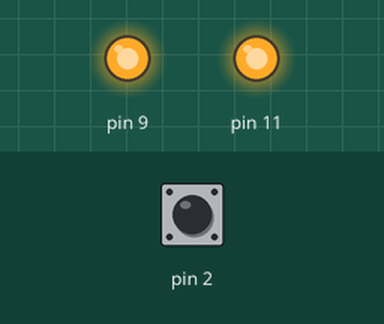
Bench run of a sketch on a simulated Arduino Uno, built with avr-gcc and run on an emulated ATmega328P. Parts: output pins drawn as LEDs (lit = HIGH). The inputs (shaded band) are chosen by the test bench; at power-on: pin 2 HIGH.

Above: at 1.2 s.
1.3 s: pin 2 pulled LOW for 0.15 s
At 3.8 s:
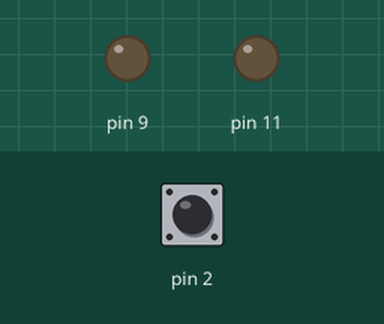
4.4 s: pin 2 pulled LOW for 1 s
At 4.4 s:
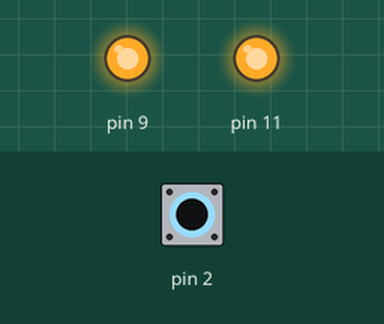
8.4 s: pin 2 pulled LOW for 3.2 s
At 13.34 s:
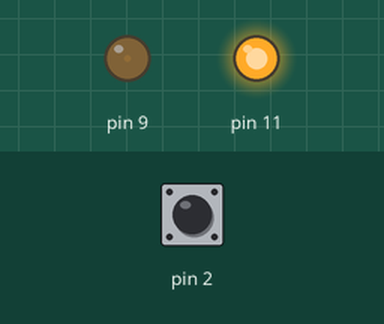
Timing chart, 0 to 33.7 s (numbered marks = the images above; inputs shaded):
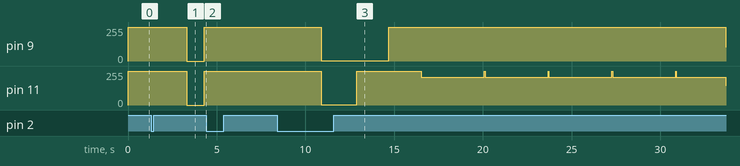

The sketch:

LEDProgram.ino
```cpp
int which_function = 0;

// the setup function runs once when you press reset or power the board
void setup() {
  pinMode(9, OUTPUT);
  pinMode(11, OUTPUT);
  pinMode(2, INPUT_PULLUP);
}

// the loop function runs over and over again forever
void loop() {

  int pressed_or_not = digitalRead(2);

  if (pressed_or_not == LOW) //If the button is pressed then it will pull down the pin, so we get a LOW
  {
    which_function += 1;
    delay(2000);
  }

  if (which_function > 3) //Ensures that once we get to the last function possible, the counter will restart
    which_function = 0;

  whichFunction(which_function); //Calls which function to do
}

void whichFunction(int numFunction) //Determines which function to run based off of how many button presses
{
  if (numFunction == 0)
    stayOn();

  else if (numFunction == 1)
    blink();

  else if (numFunction == 2)
    fadeInAndOut();

  else if (numFunction == 3)
    fadeInOneOutOther();
}

void stayOn() //Causes LEDs to stay on
{
  digitalWrite(9, HIGH);
  digitalWrite(11, HIGH);
}

void blink() //Makes LEDs blink
{
  digitalWrite(9, LOW);
  digitalWrite(11, LOW);
  delay(1000);
  digitalWrite(9, HIGH);
  digitalWrite(11, HIGH);
  delay(1000);
}

void fadeInAndOut() //Fades in and out with both LEDs at same time
{
  digitalWrite(9, LOW);
  digitalWrite(11, LOW);

  for (int i = 0; i < 256; i++)
  {
    analogWrite(9, i);
    analogWrite(11, i);
    delay(7);
  }

  for (int i = 256; i > 0; i--)
  {
    analogWrite(9, i);
    analogWrite(11, i);
    delay(7);
  }
}

void fadeInOneOutOther() //Fades in and out with RED and GREEN happening at different times
{
  digitalWrite(9, LOW);
  digitalWrite(11, LOW);

  for (int i = 0; i < 256; i++)
  {
    analogWrite(9, i);
    analogWrite(11, 256 - i);
    delay(7);
  }

  for (int i = 0; i < 256; i++)
  {
    analogWrite(9, 256 - i);
    analogWrite(11, i);
    delay(7);
  }
}
```

Measured:
- after the input at 1.3 s, pin 9, pin 11: 255/255 → 0/255 after 2.0 s, → 255/255 1.0 s later
- after the input at 4.4 s, pin 9, pin 11: stops changing and stays 255/255
- after the input at 8.4 s, pin 9, pin 11: 255/255 → 1/255 after 2.5 s
